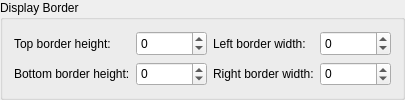
        <widget class="QGroupBox" name="groupBox_borders">
         <property name="sizePolicy">
          <sizepolicy hsizetype="Preferred" vsizetype="Preferred">
           <horstretch>0</horstretch>
           <verstretch>0</verstretch>
          </sizepolicy>
         </property>
         <property name="title">
          <string>Display Border</string>
         </property>
         <layout class="QGridLayout" name="gridLayout_groupBox_borders">
          <item row="0" column="0">
           <widget class="QLabel" name="label_26">
            <property name="sizePolicy">
             <sizepolicy hsizetype="Expanding" vsizetype="Preferred">
              <horstretch>0</horstretch>
              <verstretch>0</verstretch>
             </sizepolicy>
            </property>
            <property name="maximumSize">
             <size>
              <width>200</width>
              <height>16777215</height>
             </size>
            </property>
            <property name="toolTip">
             <string>&lt;p&gt;Extra space to have before text on top - can be set to negative to move text up beyond the screen.&lt;/p&gt;</string>
            </property>
            <property name="text">
             <string>Top border height:</string>
            </property>
            <property name="buddy">
             <cstring>topBorderHeight</cstring>
            </property>
           </widget>
          </item>
          <item row="0" column="1">
           <widget class="QSpinBox" name="topBorderHeight">
            <property name="sizePolicy">
             <sizepolicy hsizetype="Preferred" vsizetype="Preferred">
              <horstretch>0</horstretch>
              <verstretch>0</verstretch>
             </sizepolicy>
            </property>
            <property name="toolTip">
             <string>&lt;p&gt;Extra space to have before text on top - can be set to negative to move text up beyond the screen.&lt;/p&gt;</string>
            </property>
            <property name="accessibleDescription">
             <string>Extra space to have before text on top - can be set to negative to move text up beyond the screen.</string>
            </property>
            <property name="minimum">
             <number>-1000000</number>
            </property>
            <property name="maximum">
             <number>1000000</number>
            </property>
            <property name="value">
             <number>0</number>
            </property>
           </widget>
          </item>
          <item row="0" column="2">
           <widget class="QLabel" name="label_29">
            <property name="sizePolicy">
             <sizepolicy hsizetype="Expanding" vsizetype="Preferred">
              <horstretch>0</horstretch>
              <verstretch>0</verstretch>
             </sizepolicy>
            </property>
            <property name="maximumSize">
             <size>
              <width>200</width>
              <height>16777215</height>
             </size>
            </property>
            <property name="toolTip">
             <string>&lt;p&gt;Extra space to have before text on the left - can be set to negative to move text left beyond the screen.&lt;/p&gt;</string>
            </property>
            <property name="text">
             <string>Left border width:</string>
            </property>
            <property name="buddy">
             <cstring>leftBorderWidth</cstring>
            </property>
           </widget>
          </item>
          <item row="0" column="3">
           <widget class="QSpinBox" name="leftBorderWidth">
            <property name="sizePolicy">
             <sizepolicy hsizetype="Preferred" vsizetype="Preferred">
              <horstretch>0</horstretch>
              <verstretch>0</verstretch>
             </sizepolicy>
            </property>
            <property name="toolTip">
             <string>&lt;p&gt;Extra space to have before text on the left - can be set to negative to move text left beyond the screen.&lt;/p&gt;</string>
            </property>
            <property name="accessibleDescription">
             <string>Extra space to have before text on the left - can be set to negative to move text left beyond the screen.</string>
            </property>
            <property name="minimum">
             <number>-1000000</number>
            </property>
            <property name="maximum">
             <number>1000000</number>
            </property>
            <property name="value">
             <number>0</number>
            </property>
           </widget>
          </item>
          <item row="1" column="0">
           <widget class="QLabel" name="label_27">
            <property name="sizePolicy">
             <sizepolicy hsizetype="Expanding" vsizetype="Preferred">
              <horstretch>0</horstretch>
              <verstretch>0</verstretch>
             </sizepolicy>
            </property>
            <property name="maximumSize">
             <size>
              <width>200</width>
              <height>16777215</height>
             </size>
            </property>
            <property name="toolTip">
             <string>&lt;p&gt;Extra space to have before text on the bottom - can be set to negative to allow text to go down beyond the screen.&lt;/p&gt;</string>
            </property>
            <property name="text">
             <string>Bottom border height:</string>
            </property>
            <property name="buddy">
             <cstring>bottomBorderHeight</cstring>
            </property>
           </widget>
          </item>
          <item row="1" column="1">
           <widget class="QSpinBox" name="bottomBorderHeight">
            <property name="sizePolicy">
             <sizepolicy hsizetype="Preferred" vsizetype="Preferred">
              <horstretch>0</horstretch>
              <verstretch>0</verstretch>
             </sizepolicy>
            </property>
            <property name="toolTip">
             <string>&lt;p&gt;Extra space to have before text on the bottom - can be set to negative to allow text to go down beyond the screen.&lt;/p&gt;</string>
            </property>
            <property name="accessibleDescription">
             <string>Extra space to have before text on the bottom - can be set to negative to allow text to go down beyond the screen.</string>
            </property>
            <property name="minimum">
             <number>-1000000</number>
            </property>
            <property name="maximum">
             <number>1000000</number>
            </property>
            <property name="value">
             <number>0</number>
            </property>
           </widget>
          </item>
          <item row="1" column="2">
           <widget class="QLabel" name="label_28">
            <property name="sizePolicy">
             <sizepolicy hsizetype="Expanding" vsizetype="Preferred">
              <horstretch>0</horstretch>
              <verstretch>0</verstretch>
             </sizepolicy>
            </property>
            <property name="maximumSize">
             <size>
              <width>200</width>
              <height>16777215</height>
             </size>
            </property>
            <property name="toolTip">
             <string>&lt;p&gt;Extra space to have before text on the right - can be set to negative to move text right beyond the screen.&lt;/p&gt;</string>
            </property>
            <property name="text">
             <string>Right border width:</string>
            </property>
            <property name="buddy">
             <cstring>rightBorderWidth</cstring>
            </property>
           </widget>
          </item>
          <item row="1" column="3">
           <widget class="QSpinBox" name="rightBorderWidth">
            <property name="sizePolicy">
             <sizepolicy hsizetype="Preferred" vsizetype="Preferred">
              <horstretch>0</horstretch>
              <verstretch>0</verstretch>
             </sizepolicy>
            </property>
            <property name="toolTip">
             <string>&lt;p&gt;Extra space to have before text on the right - can be set to negative to move text right beyond the screen.&lt;/p&gt;</string>
            </property>
            <property name="accessibleDescription">
             <string>Extra space to have before text on the right - can be set to negative to move text right beyond the screen.</string>
            </property>
            <property name="minimum">
             <number>-1000000</number>
            </property>
            <property name="maximum">
             <number>1000000</number>
            </property>
            <property name="value">
             <number>0</number>
            </property>
           </widget>
          </item>
         </layout>
        </widget>
